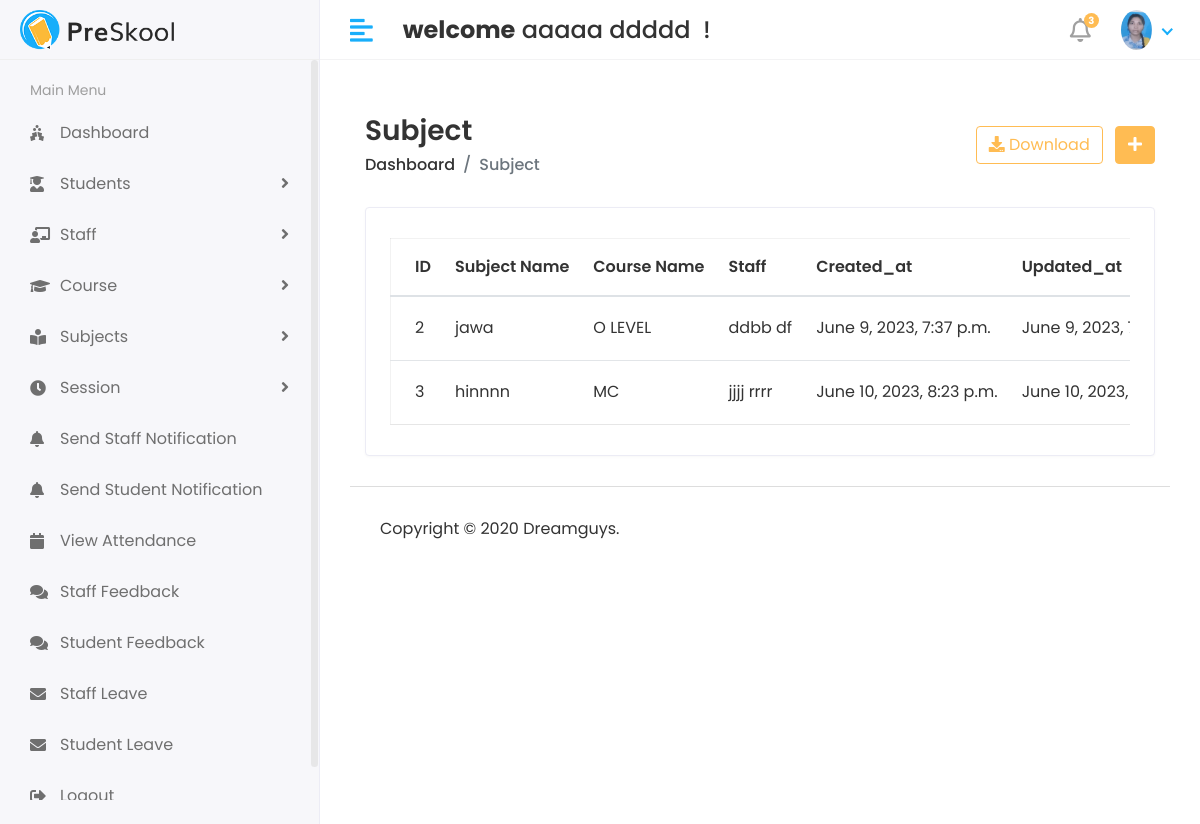
The app's page /Hod/subject/view (signed in) with its own data.
### api/models.py (models this page shows, shortened)
class user1(AbstractUser):
    USER = (
        (1, 'HOD'),
        (2, 'STAFF'),
        (3, 'STUDENT'),
    )
    user_type = models.CharField(choices=USER, max_length=50, default=1)
    profile_pic = models.ImageField(upload_to='media/profile_pic')

class Subject(models.Model):
    name= models.CharField(max_length=100)
    course = models.ForeignKey(Course,on_delete=models.CASCADE)
    staff = models.ForeignKey(Staff, on_delete=models.CASCADE)
    created_at=models.DateTimeField(auto_now_add=True)
    updated_at = models.DateTimeField(auto_now=True)

class Course(models.Model):
    name = models.CharField(max_length=100)
    created_at = models.DateTimeField(auto_now_add=True)
    updated_at = models.DateTimeField(auto_now=True)
    def __str__(self):
        return self.name

class Staff(models.Model):
    admin = models.OneToOneField(user1,on_delete=models.CASCADE)
    address = models.TextField()
    gender = models.CharField(max_length=100)
    created_at = models.DateTimeField(auto_now_add=True)
    updated_at = models.DateTimeField(auto_now=True)

### student/Hod_views.py (the view)
# urls.py: path('Hod/subject/view',Hod_views.view_subject, name = 'view_subject'),
@login_required(login_url='/')
def view_subject(request):
    subject = Subject.objects.all()
    context = {
        'subject': subject
    }
    return render(request, 'Hod/view_subject.html', context)

### templates/Hod/view_subject.html (shortened to what this page needs)
{% extends 'base.html' %}
{% block content %}
{% load static %}
<div class="content container-fluid">
               <div class="page-header">
                  <div class="row align-items-center">
                     <div class="col">
                        <h3 class="page-title">Subject</h3>
                        <ul class="breadcrumb">
                           <li class="breadcrumb-item"><a href="index.html">Dashboard</a></li>
                           <li class="breadcrumb-item active">Subject</li>
                        </ul>
                     </div>
                     <div class="col-auto text-right float-right ml-auto">
                        <a href="#" class="btn btn-outline-primary mr-2"><i class="fas fa-download"></i> Download</a>
                        <a href="add-student.html" class="btn btn-primary"><i class="fas fa-plus"></i></a>
                     </div>
                  </div>
               </div>
               <div class="row">
                  <div class="col-sm-12">
                     <div class="card card-table">
                        <div class="card-body">
                           <div class="table-responsive">
                              <table id="table_id" class="table table-hover table-center mb-0">
                                 <thead>
                                    <tr>
                                       <th>ID</th>
                                       <th>Subject Name</th>
                                        <th>Course Name</th>
                                        <th>Staff </th>
                                       <th>Created_at</th>
                                       <th>Updated_at</th>
                                    </tr>
                                 </thead>
                                 <tbody>
                                 {% for i in subject %}
                                    <tr>
                                       <td>{{i.id}}</td>
                                        <td>{{i.name}}</td>
                                        <td>{{i.course}}</td>
                                        <td>{{i.staff.admin.first_name}}&nbsp;{{i.staff.admin.last_name}}</td>
                                       <td>{{i.created_at}}</td>
                                       <td>{{i.updated_at}}</td>
                                    </tr>
                                    <tr>
                                  {% endfor %}
                                 </tbody>
                              </table>
                           </div>
                        </div>
                     </div>
                  </div>
               </div>
            </div>
{% endblock %}

### templates/includes/header.html (shortened to what this page needs)
{% load static %}
<div class="header">
            <div class="header-left">
               <a href="index.html" class="logo">
               <img src="{% static 'assets/img/logo.png' %}" alt="Logo">
               </a>
            </div>
            <a href="javascript:void(0);" id="toggle_btn">
            <i class="fas fa-align-left"></i>
            </a>
            <div class="top-nav-search mt-3">
               <h4> <strong> welcome</strong>&nbsp;<span>{{user.first_name}} {{ user.last_name }} </span>&nbsp;!</h4>
            </div>
            <ul class="nav user-menu">
               <li class="nav-item dropdown noti-dropdown">
                  <a href="#" class="dropdown-toggle nav-link" data-toggle="dropdown">
                  <i class="far fa-bell"></i> <span class="badge badge-pill">3</span>
                  </a>
               </li>
               <li class="nav-item dropdown has-arrow">
                  <a href="#" class="dropdown-toggle nav-link" data-toggle="dropdown">
                  {% if user.profile_pic == "" %}
                   <span class="user-img"><img class="rounded-circle" src="{% static 'assets/img/img.jpg' %}" width="31" alt="Ryan Taylor"></span>
                  {% else %}
                  <span class="user-img"><img class="rounded-circle" src="/{{user.profile_pic}}" width="31" alt="Ryan Taylor"></span>
                  {% endif %}
                  </a>
               </li>
            </ul>
         </div>

### api/static/assets/css/style.css (style rules this page uses)
html { height: 100%; }
body { background-color: #fff; color: #333; font-family: 'Poppins', sans-serif; font-size: 1rem; height: 100%; line-height: 1.5; overflow-x: hidden; }
h1, h2, h3, h4, h5, h6 { font-family: 'Poppins', sans-serif; margin-top: 0; }
a { color: #009ce7; }
input, button, a { transition: all 0.4s ease; -moz-transition: all 0.4s ease; -o-transition: all 0.4s ease; -ms-transition: all 0.4s ease; -webkit-transition: all 0.4s ease; }
ul, ol { padding: 0px; list-style: none; }
.table { color: #333; max-width: 100%; margin-bottom: 0; width: 100%; }
.table.dataTable { border-collapse: collapse !important; border: 1px solid rgba(0, 0, 0, 0.05); }
.table thead tr th { font-weight: 600; }
.table tbody tr { border-bottom: 1px solid rgba(0, 0, 0, 0.05); }
.table.table-center td, .table.table-center th { vertical-align: middle; }
.card-table .card-body .table > thead > tr > th { border-top: 0; }
.card-table .card-body .table tr td:first-child, .card-table .card-body .table tr th:first-child { padding-left: 1.5rem; }
.card-table .table td, .card-table .table th { border-top: 1px solid #e2e5e8; padding: 1rem 0.75rem; white-space: nowrap; }
.btn-primary { background-color: #FFBC53; border: 1px solid #FFBC53; }
.btn-outline-primary { color: #FFBC53; border-color: #FFBC53; }
.card { border: 1px solid #ececf5; box-shadow: 0 1px 3px 0 rgba(0, 0, 0, 0.03); margin-bottom: 1.875rem; }
.card-body { padding: 1.5rem; }
.header { background-color: #fff; border-bottom: 1px solid #f3f3f4; left: 0; position: fixed; right: 0; top: 0; z-index: 1001; height: 60px; }
.header .header-left { float: left; height: 60px; padding: 0 20px; position: relative; width: 320px; z-index: 1; transition: all 0.2s ease-in-out; background-color: #f7f7fa; border-bottom: 1px solid #efefef; border-right: 1px solid #ececf5; display: flex; align-items: center; }
.header .header-left .logo { display: inline-block; line-height: 60px; }
.header .header-left .logo img { max-height: 40px; width: auto; }
.header .dropdown-toggle:after { display: none; }
.header .has-arrow .dropdown-toggle:after { border-top: 0; border-left: 0; border-bottom: 2px solid #18aefa; border-right: 2px solid #18aefa; content: ''; height: 8px; display: inline-block; pointer-events: none; -webkit-transform-origin: 66% 66%; -ms-transform-origin: 66% 66%; transform-origin: 66% 66%; -webkit-transform: rotate(45deg); -ms-transform: rotate(45deg); transform: rotate(45deg); -webkit-transition: all 0.15s ease-in-out; transition: all 0.15s ease-in-out; width: 8px; vertical-align: 0px; }
.user-menu { float: right; margin: 0; position: relative; z-index: 99; padding-right: 15px; }
.user-menu.nav > li > a { color: #a0a0a0; font-size: 14px; line-height: 58px; padding: 0 15px; height: 60px; }
.user-img { margin-right: 3px; position: relative; }
.top-nav-search { float: left; margin-left: 15px; }
.page-header { margin-bottom: 1.875rem; }
.page-header .breadcrumb { background-color: transparent; color: #6c757d; font-size: 1rem; font-weight: 500; margin-bottom: 0; padding: 0; }
.page-header .breadcrumb a { color: #333; }
.page-title { font-size: 28px; font-weight: 600; color: #333; margin-bottom: 5px; }
.user-menu.nav > li > a .badge { background-color: #FFBC53; display: block; font-size: 10px; font-weight: bold; height: 15px; width: 15px; position: absolute; right: 7px; top: 13px; color: #fff; padding: 3px; }
.user-menu.nav > li > a > i { font-size: 1.5rem; line-height: 60px; }
@media (min-width: 992px) { #toggle_btn { align-items: center; color: #18aefa; display: inline-flex; float: left; font-size: 26px; height: 60px; justify-content: center; margin-left: 15px; padding: 0 15px; } }

### records on screen
user1: first_name "aaaaa", last_name "ddddd", profile_pic (picture)
Subject: id "2", name "jawa", course "O LEVEL", staff.admin.first_name "ddbb", staff.admin.last_name "df", created_at "June 9, 2023, 7:37 p.m.", updated_at "June 9, 2023,…"
Subject: id "3", name "hinnnn", course "MC", staff.admin.first_name "jjjj", staff.admin.last_name "rrrr", created_at "June 10, 2023, 8:23 p.m.", updated_at "June 10, 2023,…"
